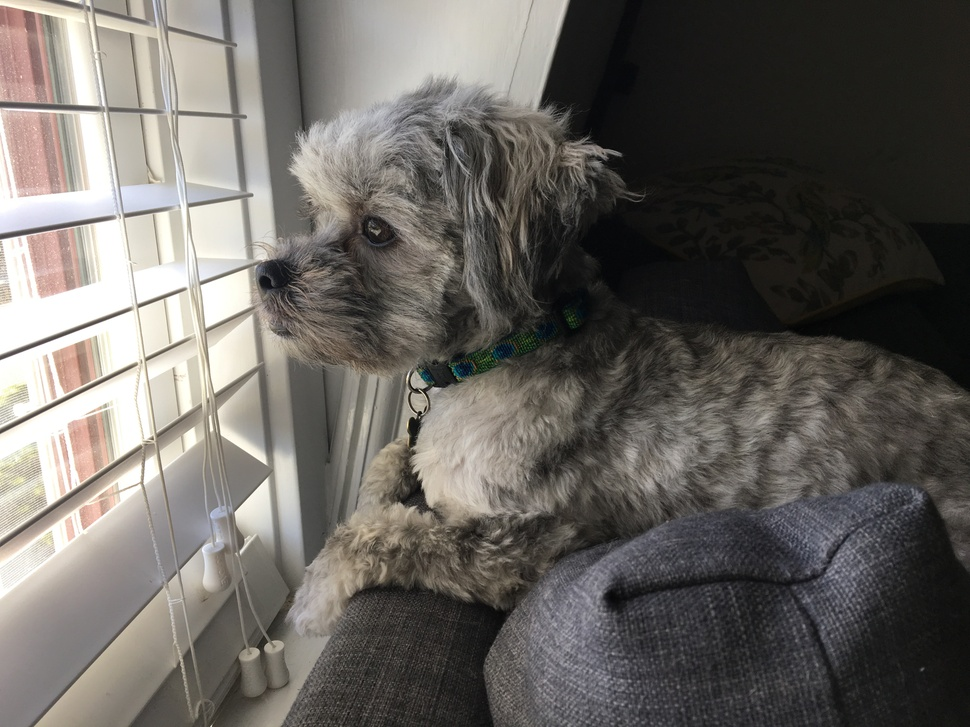
#> input picture photo2.jpg, 970 x 727 px, shrunk from 4032 x 3024 before the run
$ python filter.py
#> lines starting #> are read from the running program, lines starting #| are printed output that depends on the picture
#Initiation
from PIL import Image
from PIL import ImageFilter
import colorsys


#Functions


#Main--------------------------------------------------------------------

image = Image.open('photo2.jpg').convert('L')
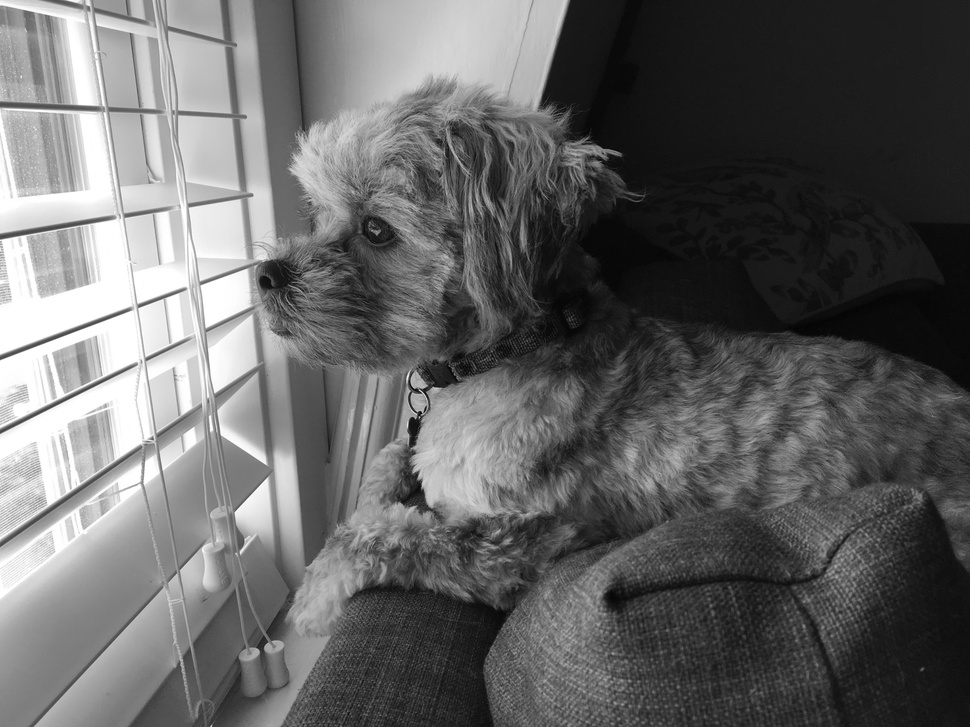
#> image: PIL image 970x727 L; min 2, max 255, mean 101.4
width, height = image.size
#> width = 970; height = 727

image = image.filter(ImageFilter.SMOOTH_MORE)

image.show()

#-------------------------------------------------------------------------

image = Image.open('filterphoto.jpg')
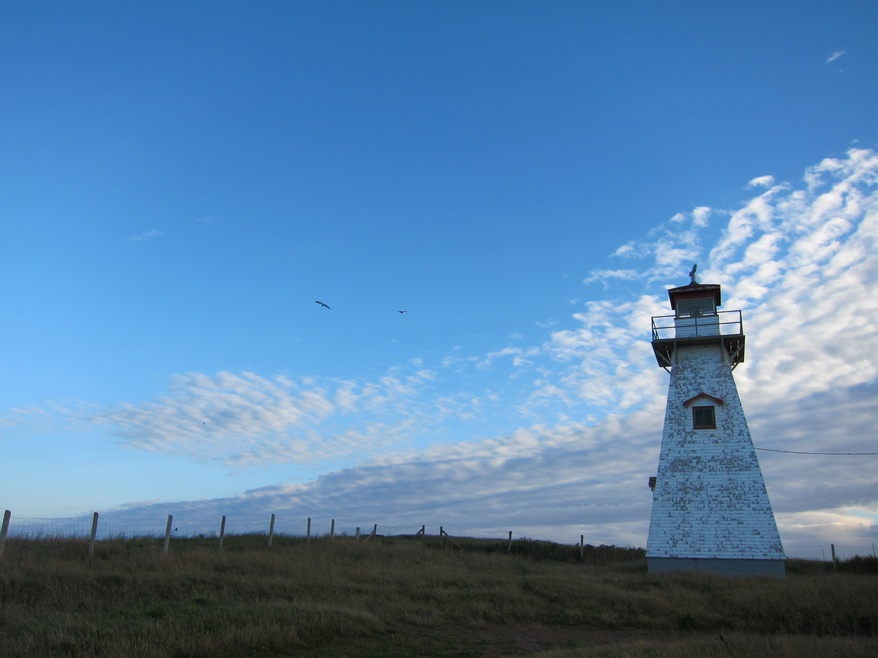
#> input picture filterphoto.jpg, 878 x 658 px, shrunk from 3648 x 2736 before the run
#> image is the input picture: PIL image 878x658 RGB; mean R, G, B 88.7, 131.4, 172.4
width, height = image.size
#> width = 878; height = 658

for x in range (width):
	for y in range (height):
		r, g, b = image.getpixel((x,y))

		"""
		r = int(r*(50/100)) #43.9
		g = int(g*(50/100)) #25.9
		b = int(b*(35/100)) #7.8
		"""

		image.putpixel((x,y),(r*2, g, b))
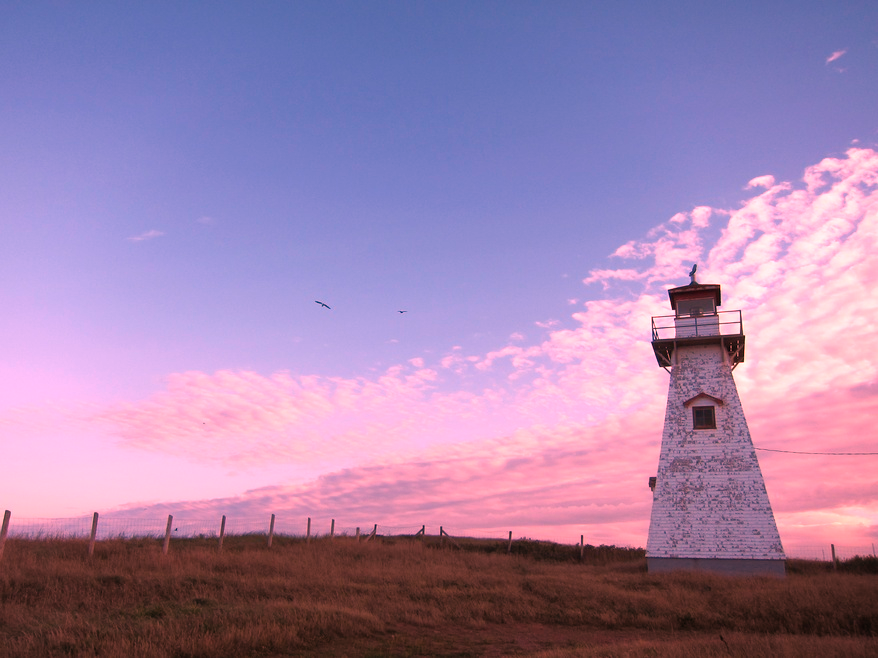
#> image: PIL image 878x658 RGB; mean R, G, B 161.4, 131.4, 172.4


#image = image.filter(ImageFilter.EMBOSS)

image.show()

#-------------------------------------------------------------------------
"""
image  = Image.open('photo3.jpg')
width, height = image.size

for x in range (width):
	for y in range (height):
		r, g, b = image.getpixel((x,y))

		r = int(r/255)
		g = int(g/255)
		b = int(b/255)

		h, s, v = colorsys.rgb_to_hsv(r,g,b)

		h = int(h*255)
		s = int(s*100)
		v = int(v*100)

		if (s <= 60):
			s += 20

		h = h/255
		s = s/100
		v = v/100

		r, g, b = colorsys.hsv_to_rgb(h,s,v)

		r = int(r*255)
		g = int(g*255)
		b = int(b*255)

		image.putpixel((x,y), (r,g,b))


image.show()
"""
